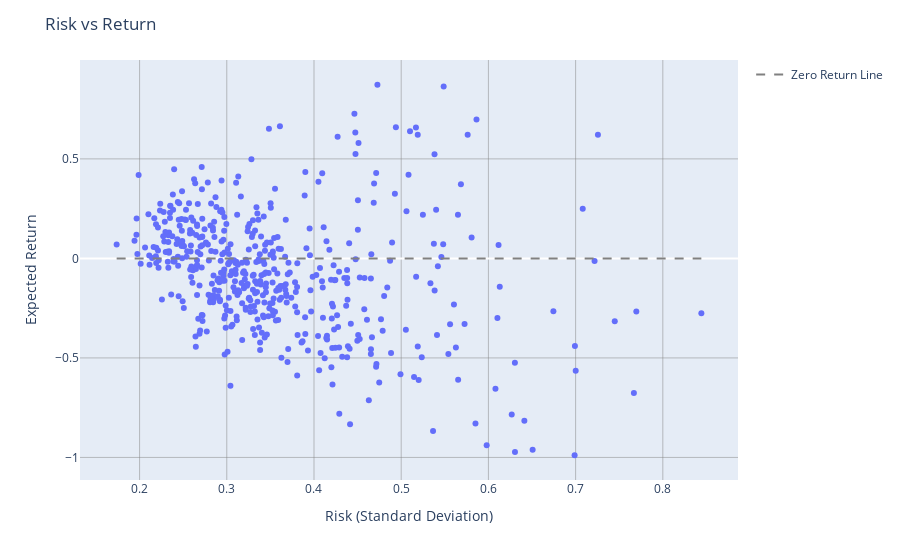

Here is the notebook cell this chart was saved with:
### Code cell
import plotly.express as px
import plotly.graph_objects as go

fig = px.scatter(stock_df, x='Risk', y='Return', hover_data=['Ticker'])

fig.add_trace(
    go.Scatter(
        x=[min(stock_df['Risk']), max(stock_df['Risk'])],
        y=[0, 0],
        mode='lines',
        line=dict(color='gray', width=2, dash='dash'),
        name='Zero Return Line'
    )
)

fig.update_layout(
    title='Risk vs Return',
    xaxis=dict(
        title='Risk (Standard Deviation)',
        gridcolor='gray',
        gridwidth=0.5
    ),
    yaxis=dict(
        title='Expected Return',
        gridcolor='gray',
        gridwidth=0.5
    ),
    hoverlabel=dict(
        bgcolor='white',
        font=dict(
            size=16,
            family='Rockwell'
        )
    )
)
fig.show()

### Figure 1 — Plotly figure (JSON) as saved in the notebook; plotly's stock layout.template omitted (floating-point values rounded to 4 significant figures; data arrays with more than 128 entries replaced by an {"elided": "..."} marker saying what was removed)
{"data": [{"customdata": {"elided": "503x1 str values"}, "hovertemplate": "Risk=%{x}<br>Return=%{y}<br>Ticker=%{customdata[0]}<extra></extra>", "legendgroup": "", "marker": {"color": "#636efa", "symbol": "circle"}, "mode": "markers", "name": "", "orientation": "v", "showlegend": false, "type": "scatter", "x": {"elided": "503 float values"}, "xaxis": "x", "y": {"elided": "503 float values"}, "yaxis": "y"}, {"line": {"color": "gray", "dash": "dash", "width": 2}, "mode": "lines", "name": "Zero Return Line", "type": "scatter", "x": [0.1737, 0.8442], "y": [0, 0]}], "layout": {"hoverlabel": {"bgcolor": "white", "font": {"family": "Rockwell", "size": 16}}, "legend": {"tracegroupgap": 0}, "margin": {"t": 60}, "title": {"text": "Risk vs Return"}, "xaxis": {"anchor": "y", "domain": [0, 1], "gridcolor": "gray", "gridwidth": 0.5, "title": {"text": "Risk (Standard Deviation)"}}, "yaxis": {"anchor": "x", "domain": [0, 1], "gridcolor": "gray", "gridwidth": 0.5, "title": {"text": "Expected Return"}}}}
